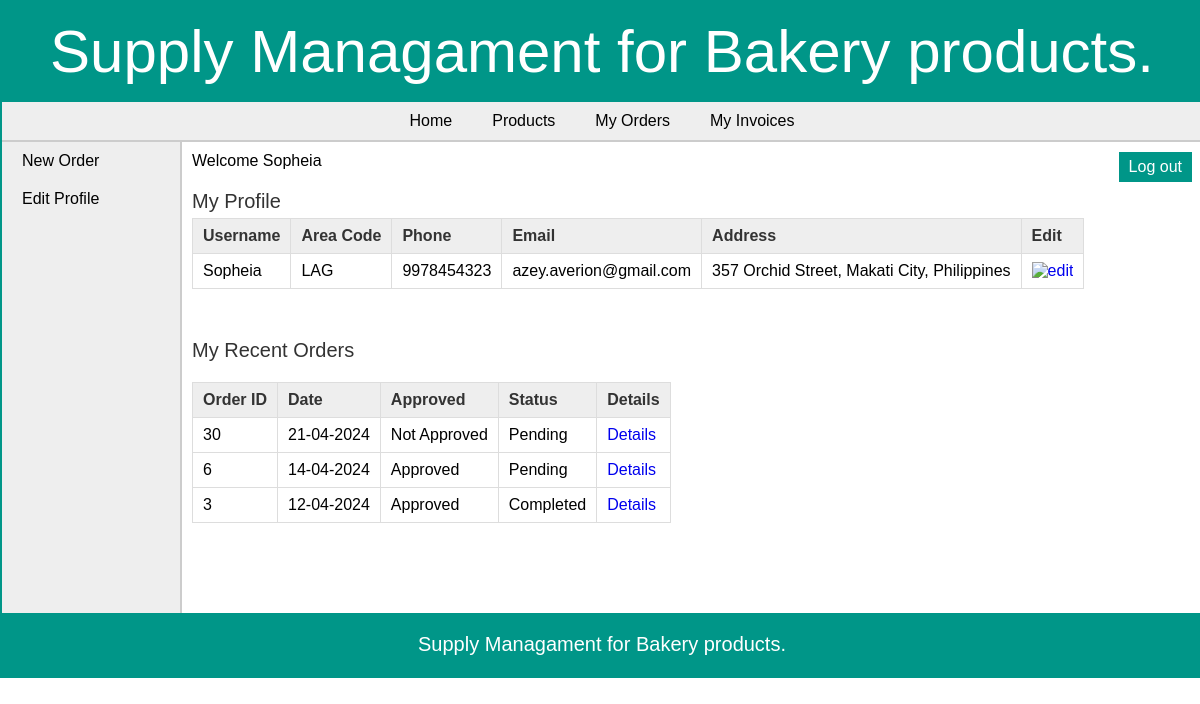
The page /retailer/index.php (signed in) on the database its author committed.
### tables this page shows
CREATE TABLE `retailer` (
  `retailer_id` int(11) NOT NULL,
  `username` varchar(25) NOT NULL,
  `password` varchar(25) NOT NULL,
  `address` varchar(200) NOT NULL,
  `area_id` int(11) NOT NULL,
  `phone` varchar(10) NOT NULL,
  `email` varchar(50) DEFAULT NULL
);

CREATE TABLE `area` (
  `area_id` int(11) NOT NULL,
  `area_name` varchar(50) NOT NULL,
  `area_code` varchar(10) NOT NULL
);

CREATE TABLE `orders` (
  `order_id` int(11) NOT NULL,
  `date` date NOT NULL,
  `retailer_id` int(11) NOT NULL,
  `approved` tinyint(1) NOT NULL,
  `status` tinyint(1) NOT NULL,
  `total_amount` decimal(10,3) NOT NULL
);

### retailer/index.php (the view, shortened to what this page needs)
<?php
	include("../includes/config.php");
	if(isset($_SESSION['retailer_login'])) {
		if($_SESSION['retailer_login'] == true) {
			$id = $_SESSION['retailer_id'];
			$query_selectRetailer = "SELECT * FROM retailer,area WHERE retailer.area_id=area.area_id AND retailer_id='$id'";
			$result_selectRetailer = mysqli_query($con,$query_selectRetailer);
			$row_selectRetailer = mysqli_fetch_array($result_selectRetailer);
			$query_selectOrder = "SELECT * FROM orders WHERE retailer_id='$id' ORDER BY order_id DESC LIMIT 5";
			$result_selectOrder = mysqli_query($con,$query_selectOrder);
		}
		else {
			header('Location:../index.php');
		}
	}
	else {
		header('Location:../index.php');
	}
?>
<!DOCTYPE html>
<html>
<head>
	<link rel="stylesheet" href="../includes/main_style.css" />
</head>
<body>
	<?php
		include("../includes/header.inc.php");
		include("../includes/nav_retailer.inc.php");
		include("../includes/aside_retailer.inc.php");
	?>
	<section>
		Welcome <?php echo $_SESSION['sessUsername']; ?>
		<article>
			<h2>My Profile</h2>
			<table class="table_displayData">
				<tr>
					<th>Username</th>
					<th>Area Code</th>
					<th>Phone</th>
					<th>Email</th>
					<th>Address</th>
					<th> Edit </th>
				</tr>
				<tr>
					<td> <?php echo $row_selectRetailer['username']; ?> </td>
					<td> <?php echo $row_selectRetailer['area_code']; ?> </td>
					<td> <?php echo $row_selectRetailer['phone']; ?> </td>
					<td> <?php echo $row_selectRetailer['email']; ?> </td>
					<td> <?php echo $row_selectRetailer['address']; ?> </td>
					<td> <a href="../retailer/edit_profile.php"><img src="../images/edit.png" alt="edit" /></a> </td>
				</tr>
			</table>
		</article>
		<article>
			<h2>My Recent Orders</h2>
			<table class="table_displayData" style="margin-top:20px;">
			<tr>
				<th> Order ID </th>
				<th> Date </th>
				<th> Approved </th>
				<th> Status </th>
				<th> Details </th>
			</tr>
			<?php $i=1; while($row_selectOrder = mysqli_fetch_array($result_selectOrder)) { ?>
			<tr>
				<td> <?php echo $row_selectOrder['order_id']; ?> </td>
				<td> <?php echo date("d-m-Y",strtotime($row_selectOrder['date'])); ?> </td>
				<td>
					<?php
						if($row_selectOrder['approved'] == 0) {
							echo "Not Approved";
						}
						else {
							echo "Approved";
						}
					?>
				</td>
				<td>
					<?php
						if($row_selectOrder['status'] == 0) {
							echo "Pending";
						}
						else {
							echo "Completed";
						}
					?>
				</td>
				<td> <a href="view_order_items.php?id=<?php echo $row_selectOrder['order_id']; ?>">Details</a> </td>
			</tr>
			<?php $i++; } ?>
		</table>
		</article>
	</section>
	<?php
		include("../includes/footer.inc.php");
	?>
</body>
</html>

### includes/main_style.css (style rules this page uses)
* { font-family: arial,sans-serif; margin:0px; padding:0px; }
body { width:1200px; margin:auto; border:2px solid #009688; }
a { text-decoration:none; }
section { width:1000px; padding:10px; padding-bottom:40px; }
article { margin-top:20px; margin-bottom:50px; }
article h2 { margin-bottom:5px; font-weight:normal; color:#333; font-size: 20px; }
table { border-collapse: collapse; }
.table_displayData td, .table_displayData th { border:1px solid #ddd; padding: 8px 10px; text-align: left; }
.table_displayData th { background-color:#eee; color:#333; }

### rows shown on the page
retailer: username "Sopheia", area.area_code "LAG", phone "9978454323", email "azey.averion@gmail.com", address "357 Orchid Street, Makati City, Philippines"
orders: order_id "30", date "21-04-2024", approved "Not Approved", status "Pending"
orders: order_id "6", date "14-04-2024", approved "Approved", status "Pending"
orders: order_id "3", date "12-04-2024", approved "Approved", status "Completed"

### other values the page prints
$_SESSION['sessUsername'] "Sopheia"
